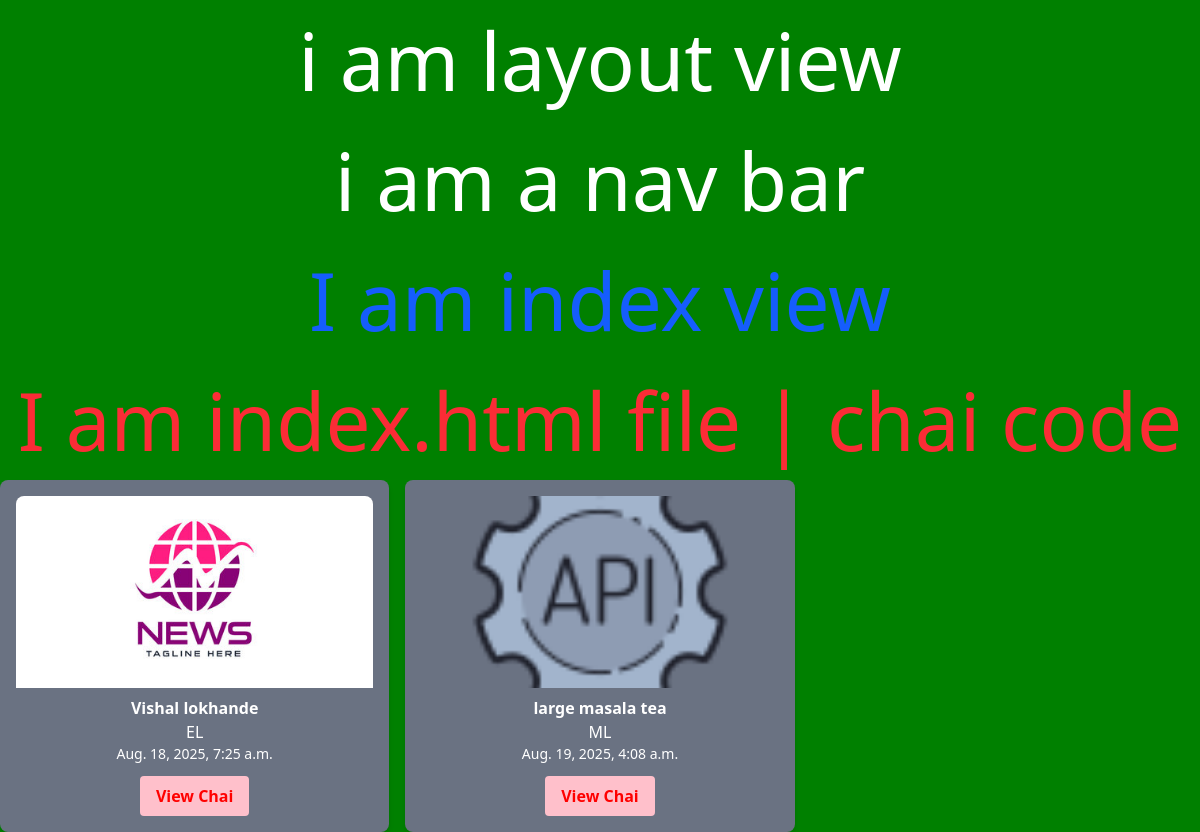
Before: /index/ with the older database file.
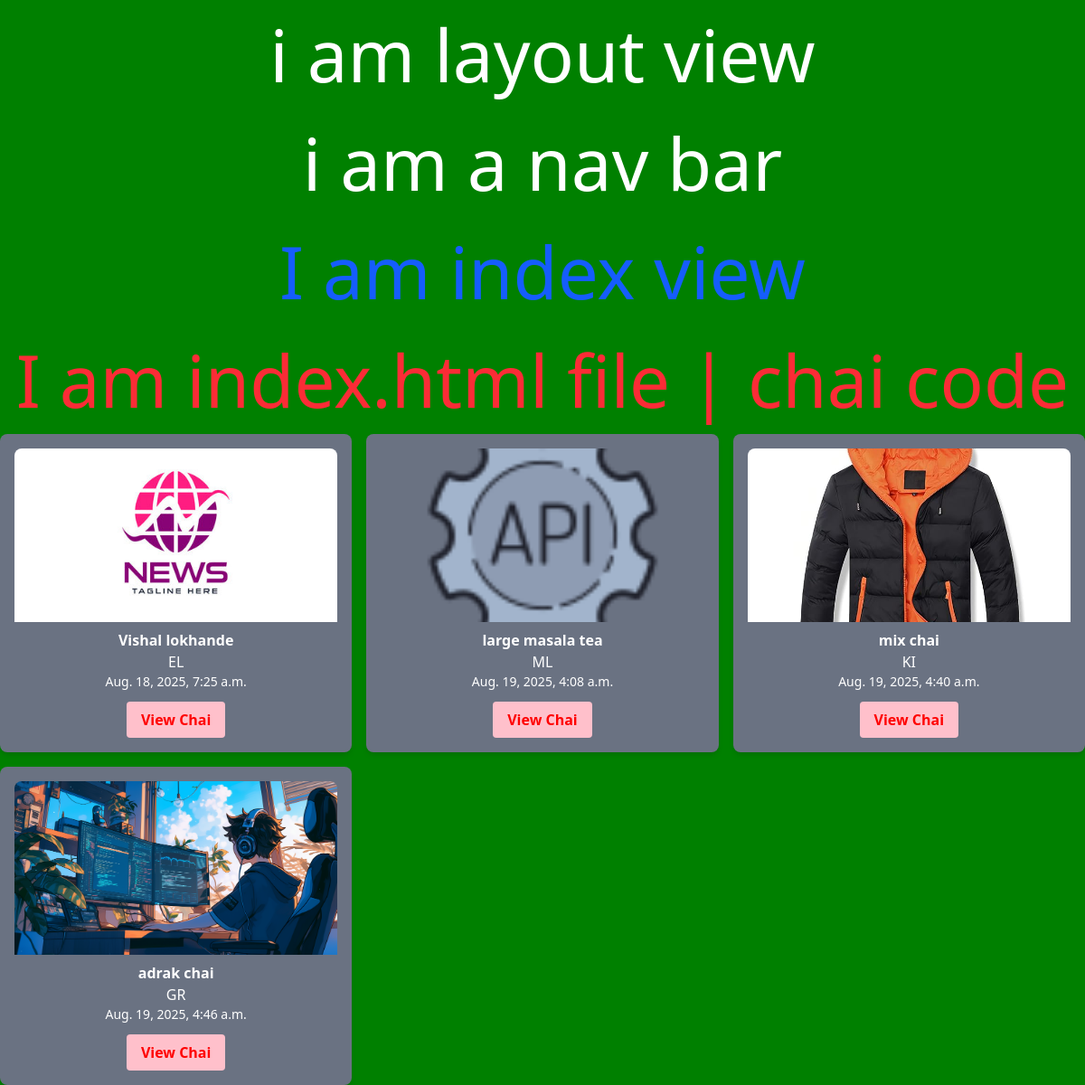
After: the same page with the newer database file.
### chaiapp/models.py (models this page shows, shortened)
class ChaiVarity(models.Model):
    CHAI_TYPE_CHOICE = [
        ('ML', 'MASALA'),
        ('GR', 'GINGER'),
        ("KI", "KIWI"),
        ("PL", "PLAIN"),
        ("EL", "ELACHI"),
    ]
    name = models.CharField(max_length=100)
    image = models.ImageField(upload_to='chais/')
    date_added = models.DateTimeField(default=timezone.now)
    type = models.CharField(max_length=2, choices=CHAI_TYPE_CHOICE)
    description = models.TextField(default=" ")

### chaiapp/views.py (the view)
# urls.py: path("" ,views.index , name='index'),
def index(request):
    chais = ChaiVarity.objects.all()
    return render (request , 'chaiapp/index.html' , {'chais' : chais})

### chaiapp/templates/chaiapp/index.html (shortened to what this page needs)
{% extends "chaiapp/layout.html" %}
{% block content %}
  <h1 class="text-blue-600">I am index view</h1>
  <h1 class="text-red-500">I am index.html file | chai code</h1>
  <div class="grid grid-cols-3 gap-4">
    {% for chai in chais %}
      <div class="bg-gray-500 rounded-lg shadow-md p-4">
        {% if chai.image %}
          <img src="{{ chai.image.url }}" alt="{{ chai.name }}" class="w-full h-48 object-cover rounded-t-lg"/>
        {% endif %}
        <p class="text-white text-center font-bold mt-2">{{ chai.name }}</p>
        <p class="text-white text-center">{{ chai.type }}</p>
        <p class="text-white text-center text-sm">{{ chai.date_added }}</p>
        <div class="text-center mt-3">
          <button class="bg-blue-500 hover:bg-blue-700 text-white font-bold py-2 px-4 rounded">  <a href="{% url 'chai_detail' chai.id %}">View Chai</a></button>
        </div>
      </div>
    {% endfor %}
  </div>
{% endblock %}

### templates/chaiapp/layout.html (shortened to what this page needs)
{% load static tailwind_tags%}
{% load static%}
<!DOCTYPE html>
<html lang="en">
<head>
    <link rel='stylesheet' href={% static 'style.css' %} >
    {% tailwind_css%}
</head>
<body>
    <h1>i am layout view  </h1>
    <h1>i am a nav bar <h1>
    {% block content %}{% endblock %}
</body>
</html>

### static/style.css (style rules this page uses)
body { background-color: green; color: white; }
h1 { text-align: center; font-size: 5em; }
button { background-color: pink; text-decoration: none; color: red; }

Changed rows visible on the page:
added ChaiVarity: image (picture), name "mix chai", type "KI", date_added "Aug. 19, 2025, 4:40 a.m."
added ChaiVarity: image (picture), name "adrak chai", type "GR", date_added "Aug. 19, 2025, 4:46 a.m."
